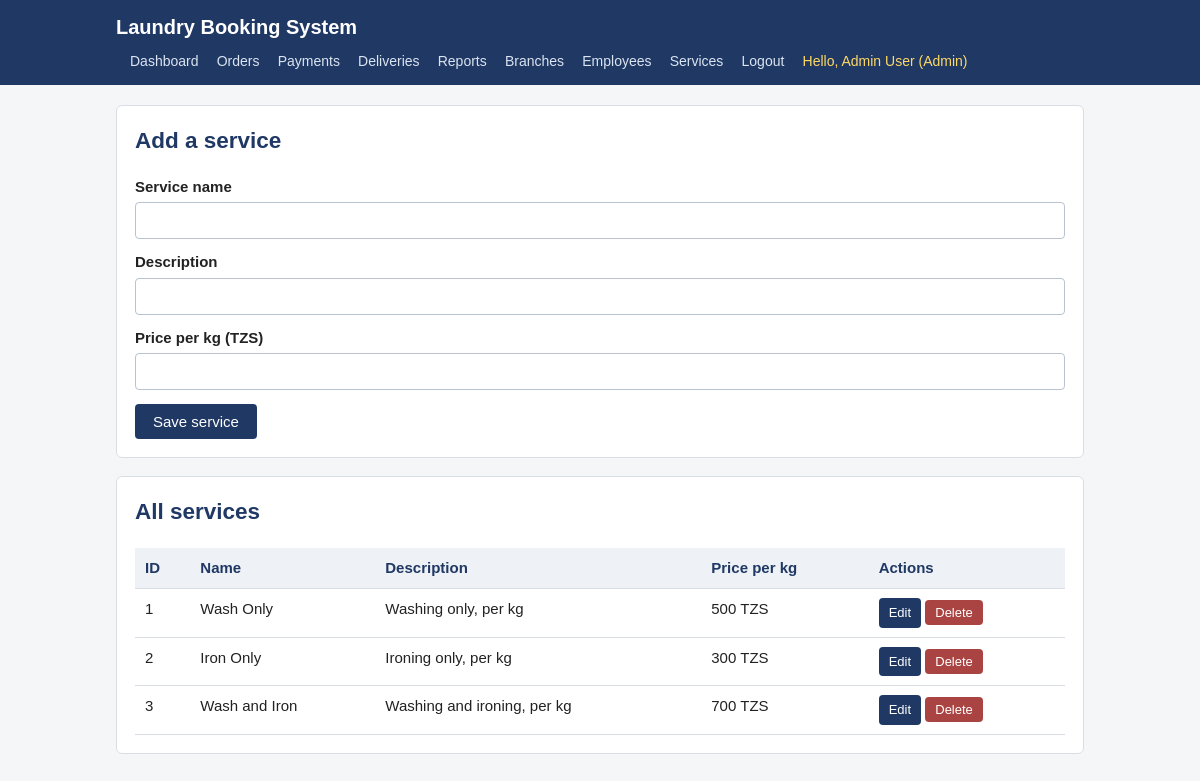
The app's page /admin/services.php (signed in) with its own data.
### tables this page shows
CREATE TABLE Service (
    Service_id INT AUTO_INCREMENT PRIMARY KEY,
    Service_name VARCHAR(100) NOT NULL,
    Service_description VARCHAR(255) NOT NULL,
    Price_per_unit DECIMAL(10,2) NOT NULL
);

### config.php (called while the page is built, shortened)
<?php
function e($value) {
    return htmlspecialchars((string) $value, ENT_QUOTES, 'UTF-8');
}
function current_user() {
    return [
        'id'    => $_SESSION['user_id'],
        'type'  => $_SESSION['user_type'],
        'role'  => $_SESSION['user_role'],
        'name'  => $_SESSION['user_name'],
        'email' => $_SESSION['user_email'] ?? null,
    ];
}

### admin/services.php (the view, shortened to what this page needs)
<?php
require_once __DIR__ . '/../config.php';
$user = current_user();
$edit = null;
$services = $pdo->query('SELECT * FROM Service ORDER BY Service_id')->fetchAll();
?>
<!DOCTYPE html>
<html lang="en">
<head>
<link rel="stylesheet" href="../css/style.css">
</head>
<body>
<header>
  <div class="wrap">
    <h1><a href="index.php">Laundry Booking System</a></h1>
    <nav>
      <a href="index.php">Dashboard</a>
      <a href="orders.php">Orders</a>
      <a href="payments.php">Payments</a>
      <a href="deliveries.php">Deliveries</a>
      <a href="reports.php">Reports</a>
      <a href="branches.php">Branches</a>
      <a href="employees.php">Employees</a>
      <a href="services.php">Services</a>
      <a href="../logout.php">Logout</a>
      <span class="who">Hello, <?php echo e($user['name']); ?> (<?php echo e($user['role']); ?>)</span>
    </nav>
  </div>
</header>
<main><div class="wrap">
<div class="card">
  <h2><?php echo $edit ? 'Edit service' : 'Add a service'; ?></h2>
  <form method="post" action="services.php">
    <label for="service_name">Service name</label>
    <input type="text" id="service_name" name="service_name"
           value="<?php echo e($edit['Service_name'] ?? ''); ?>" required>
    <label for="service_description">Description</label>
    <input type="text" id="service_description" name="service_description"
           value="<?php echo e($edit['Service_description'] ?? ''); ?>" required>
    <label for="price_per_unit">Price per kg (TZS)</label>
    <input type="number" id="price_per_unit" name="price_per_unit"
           min="1" step="0.01"
           value="<?php echo e($edit['Price_per_unit'] ?? ''); ?>" required>
    <button class="btn" type="submit" name="save">Save service</button>
  </form>
</div>
<div class="card">
  <h2>All services</h2>
  <?php if ($services): ?>
    <div class="table-wrap"><table>
      <tr><th>ID</th><th>Name</th><th>Description</th><th>Price per kg</th><th>Actions</th></tr>
      <?php foreach ($services as $s): ?>
        <tr>
          <td><?php echo (int) $s['Service_id']; ?></td>
          <td><?php echo e($s['Service_name']); ?></td>
          <td><?php echo e($s['Service_description']); ?></td>
          <td><?php echo number_format((float) $s['Price_per_unit'], 0); ?> TZS</td>
          <td>
            <a class="btn btn-small" href="services.php?edit=<?php echo (int) $s['Service_id']; ?>">Edit</a>
            <form method="post" action="services.php" style="display:inline;"
                  onsubmit="return confirm('Delete this service?');">
              <button class="btn btn-danger btn-small" type="submit">Delete</button>
            </form>
          </td>
        </tr>
      <?php endforeach; ?>
    </table></div>
  <?php else: ?>
    <p>No services yet.</p>
  <?php endif; ?>
</div>
</div></main>
</body>
</html>

### css/style.css (style rules this page uses)
* { box-sizing: border-box; }
body { margin: 0; font-family: Arial, Helvetica, sans-serif; font-size: 15px; line-height: 1.5; color: #222; background: #f4f6f8; }
a { color: #1f3864; }
header { background: #1f3864; color: #fff; padding: 12px 0; }
header .wrap { max-width: 1000px; margin: 0 auto; padding: 0 16px; display: flex; align-items: center; justify-content: space-between; flex-wrap: wrap; gap: 8px; }
header h1 { margin: 0; font-size: 20px; }
header h1 a { color: #fff; text-decoration: none; }
nav a { color: #dbe4f0; text-decoration: none; margin-left: 14px; font-size: 14px; }
nav .who { color: #ffd966; margin-left: 14px; font-size: 14px; }
.wrap { max-width: 1000px; margin: 0 auto; padding: 0 16px; }
main { padding: 20px 0 40px; }
h2 { color: #1f3864; margin-top: 0; }
.card { background: #fff; border: 1px solid #d9dee6; border-radius: 6px; padding: 18px; margin-bottom: 18px; }
label { display: block; margin: 12px 0 4px; font-weight: bold; }
input[type="text"], input[type="email"], input[type="password"], input[type="number"], input[type="date"], input[type="datetime-local"], select, textarea { width: 100%; padding: 9px 10px; border: 1px solid #b9c2cf; border-radius: 4px; font-size: 15px; background: #fff; }
.btn { display: inline-block; padding: 9px 18px; border: none; border-radius: 4px; background: #1f3864; color: #fff; font-size: 15px; cursor: pointer; text-decoration: none; margin-top: 14px; }
.btn-danger { background: #a94442; }
.btn-small { padding: 5px 10px; font-size: 13px; margin-top: 0; }
table { width: 100%; border-collapse: collapse; background: #fff; }
th, td { padding: 9px 10px; border-bottom: 1px solid #d9dee6; text-align: left; vertical-align: top; }
th { background: #eef1f5; color: #1f3864; }
.table-wrap { overflow-x: auto; }

### records on screen
service: Service_id "1", Service_name "Wash Only", Service_description "Washing only, per kg", Price_per_unit "500"
service: Service_id "2", Service_name "Iron Only", Service_description "Ironing only, per kg", Price_per_unit "300"
service: Service_id "3", Service_name "Wash and Iron", Service_description "Washing and ironing, per kg", Price_per_unit "700"

### other values on screen
$user['name'] "Admin User"
$user['role'] "Admin"
